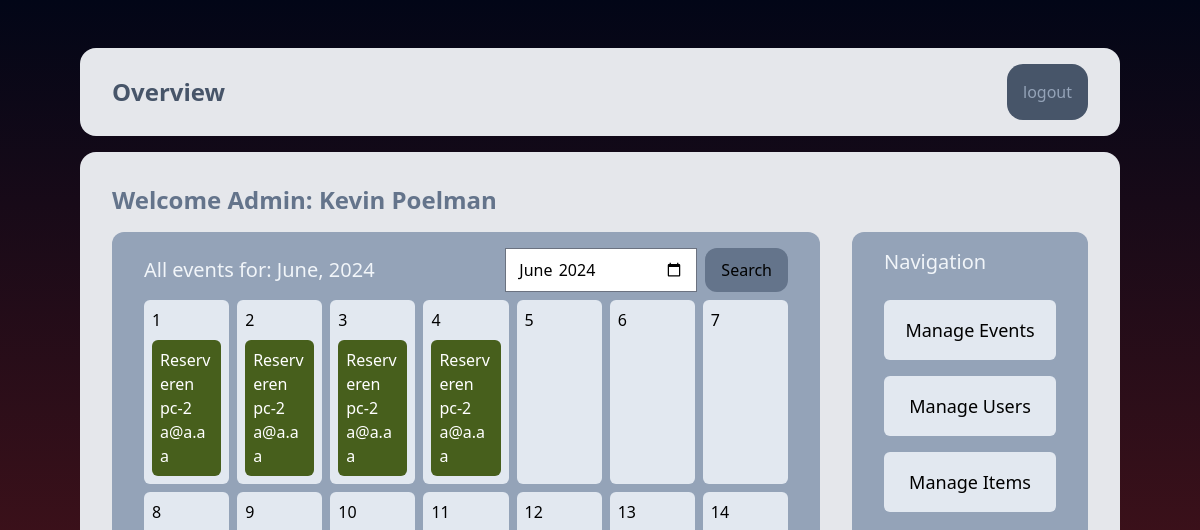
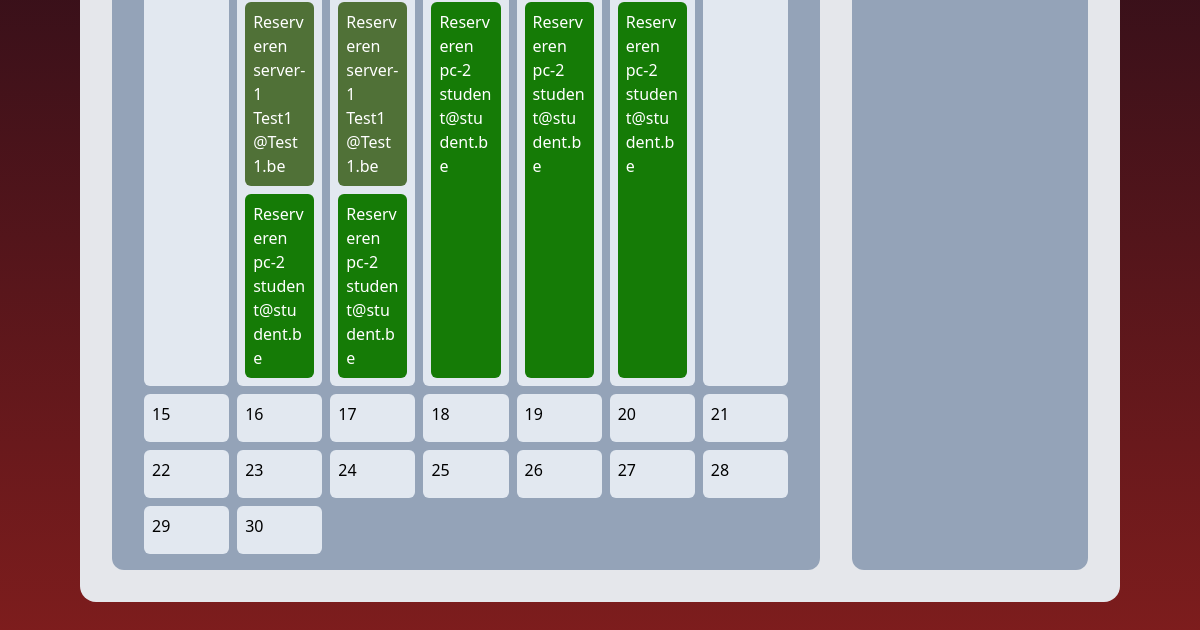
Before: /overview (signed in) with the older database file (2 pictures, top to bottom).
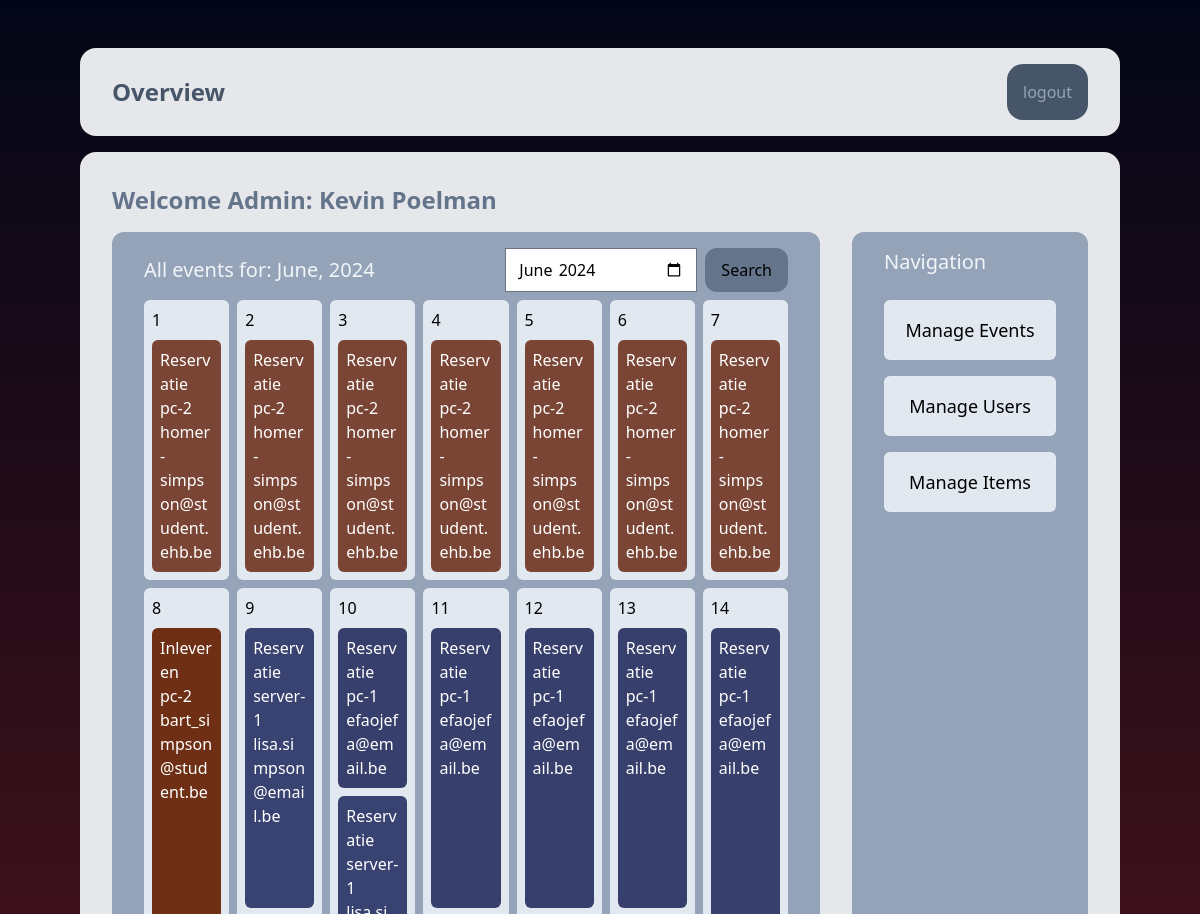
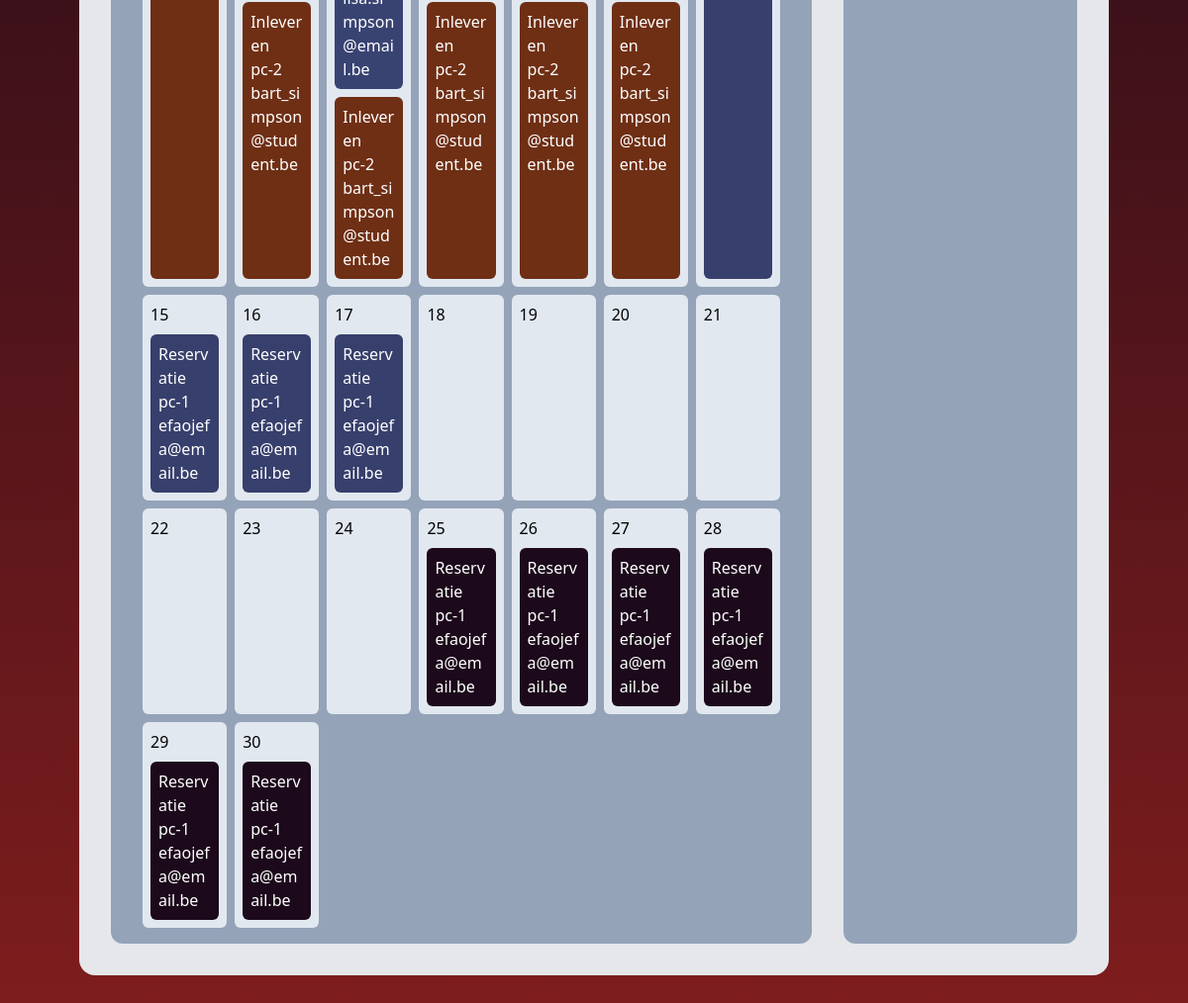
After: the same page with the newer database file (2 pictures, top to bottom).
### app/models.py (models this page shows, shortened)
class CalendarEvent(models.Model):
    calendarid = models.ForeignKey(Calendar, on_delete=models.CASCADE)
    eventid = models.ForeignKey(Event, on_delete=models.CASCADE)
    def __str__(self):
        return f"Calenderid: {self.calendarid} Event: {self.eventid}, CalendarEvent ID: {self.id}"

class Event(models.Model):
    eventType = models.ForeignKey(EventType, on_delete=models.CASCADE)
    itemid = models.ForeignKey(Item, on_delete=models.CASCADE)
    start = models.DateField()
    end = models.DateField()
    def __str__(self):
        return f"Event: {self.eventType.type}, Item ID: {self.itemid.naam}, Start: {self.start}, End: {self.end}, Event ID: {self.id}"

class EventType(models.Model):
    type = models.CharField(max_length=255, unique=True)

class Item(models.Model):
    itemTypeID = models.ForeignKey(ItemType, on_delete=models.CASCADE)
    naam = models.CharField(max_length=255, unique=True)
    beschrijving = models.CharField(max_length=255)

class Calendar(models.Model):
    userid = models.ForeignKey(User, on_delete=models.CASCADE)
    description = models.CharField(max_length=255)
    def __str__(self):
        return f"{self.description}, Calendar ID: {self.id}"

### app/views.py (the view)
# urls.py: path('overview', views.overview, name="overview"),
def overview(request):
    if not request.user.is_authenticated:
        return render(request, 'app/overview.html')
    now=datetime.now()
    time = now.strftime("%Y-%m")
    chosen_month_and_year = ""
    if request.method == "POST":
        time = request.POST.get('time')
        timeDateTime = datetime.strptime(str(time), "%Y-%m")
        chosen_month = timeDateTime.month
        chosen_year = timeDateTime.year
        chosen_month_and_year = {'month': chosen_month, 'year': chosen_year}
    if request.user.is_staff:
        all_calendar_events = CalendarEvent.objects.all()
        print("user is staff")
    else:
        print(request.user)
        user = get_object_or_404(User, username=request.user)
        calendar = get_object_or_404(Calendar, userid=user)
        all_calendar_events = CalendarEvent.objects.filter(calendarid=calendar)
    processed_calendar = process_calendar(chosen_month_and_year)
    chosen_month = processed_calendar.get('chosen_month')
    processed_calendar.get('chosen_months_year')
    chosen_month_to_text = processed_calendar.get('chosen_month_to_text')
    chosen_months_year_to_text = processed_calendar.get('chosen_months_year_to_text')
    days_in_chosen_month = processed_calendar.get('days_in_chosen_month')
    days_in_chosen_month_as_set = processed_calendar.get('days_in_chosen_month_as_set')
    calendar_event_dictionary = {}
    for calendar_event in all_calendar_events:
        start_date_time_object_of_calendar_event = datetime.strptime(str(calendar_event.eventid.start), "%Y-%m-%d")
        end_date_time_object_of_calendar_event = datetime.strptime(str(calendar_event.eventid.end), "%Y-%m-%d")
        calendar_event_start_month = start_date_time_object_of_calendar_event.month
        calendar_event_end_month = end_date_time_object_of_calendar_event.month
        start_day = int(start_date_time_object_of_calendar_event.day)
        end_day = int(end_date_time_object_of_calendar_event.day)
        if calendar_event_start_month == chosen_month and calendar_event_end_month == chosen_month:
            event_days_as_set = set(range(start_day, end_day + 1))
        elif calendar_event_start_month == chosen_month and calendar_event_end_month > chosen_month:
            event_days_as_set = set(range(start_day, days_in_chosen_month + 1))
        elif calendar_event_start_month < chosen_month and calendar_event_end_month == chosen_month:
            event_days_as_set = set(range(1, end_day + 1))
        elif calendar_event_start_month < chosen_month and calendar_event_end_month > chosen_month:
            event_days_as_set = set(range(1, days_in_chosen_month + 1))
        else:
            event_days_as_set = {}
        rgb = hash_to_rgb(calendar_event, "dark", 34, 21, 45)
        calendar_event_dictionary[calendar_event] = {'event_days_as_set': event_days_as_set, 'rgb': rgb}
    print(calendar_event_dictionary)
    return render(request, 'app/overview.html', {
        'time': time,
        "calendar_event_dictionary": calendar_event_dictionary,
        "days_in_chosen_month_as_set": days_in_chosen_month_as_set,
        "chosen_month_to_text":chosen_month_to_text,
        "chosen_months_year_to_text": chosen_months_year_to_text
        })

### app/templates/app/overview.html (shortened to what the changed rows need)
{% extends "app/base.html" %}
{% block body %}
    {% if request.user.is_authenticated %}
        <div class="grid grid-rows-[auto_1fr] gap-4 min-h-screen p-4 sm:mx-16">
            <div class="grid items-center bg-gray-200 rounded-2xl mt-8 px-4 py-4 sm:px-8 sm:py-4 grid-cols-[1fr_auto]">
                <h1 class="font-bold text-2xl text-slate-600">Overview</h1>
            </div>
            <div class="grid bg-gray-200 rounded-2xl p-4 sm:p-8 mb-8 grid-cols-1 {% if request.user.is_staff %} sm:grid-cols-[3fr_1fr] gap-4 sm:gap-x-8{% endif%} grid-rows-[auto_1fr]">
                <h1 class="sm:col-span-2 font-bold text-2xl text-slate-500">Welcome {% if request.user.is_staff %}Admin:  {% else %}Student: {% endif%} {{request.user.first_name}} {{request.user.last_name}}</h1>
                <div class="flex bg-slate-400 rounded-xl flex-col px-8 py-4 gap-2">
                    <div class="flex place-content-between place-items-center min-h-11">
                        <h2 class="text-xl text-slate-100 font-medium">
                            {% if chosen_month_to_text %}
                                All events for: {{chosen_month_to_text}},
                            {% endif %}
                            {% if chosen_month_to_text %}
                                {{chosen_months_year_to_text}}
                            {% endif %}
                        </h2>
                    </div>
                    <div class="grid content-stretch">
                        <div id="week" class="grid grid-cols-7 gap-2">
                            {% for i in days_in_chosen_month_as_set %}
                                <div class=" bg-slate-200 rounded-md p-2">
                                    <div class="flex h-full flex-col">
                                    <p class="pb-2">{{i}}</p>
                                        <div class="flex flex-col-reverse gap-2 h-full">
                                            {% for event, days_and_color in calendar_event_dictionary.items %}
                                            {% if i in days_and_color.event_days_as_set %}
                                                <div class="p-2 rounded-md text-white h-full break-words" style="background-color: rgb({{days_and_color.rgb.r}}, {{days_and_color.rgb.g}}, {{days_and_color.rgb.b}});">
                                                    <p>{{ event.eventid.eventType.type }}</p>
                                                    <p>{{ event.eventid.itemid.naam }}</p>
                                                    <p>{{ event.calendarid.userid.username }}</p>
                                                </div>
                                            {% endif %}
                                        {% endfor %}
                                        </div>
                                    </div>
                                </div>
                            {% endfor %}
                        </div>
                    </div>
                </div>
                {% if request.user.is_staff %}
                <div class="flex bg-slate-400 rounded-xl p-4 sm:px-8 sm:py-4 gap-2 flex-col">
                    <h2 class="text-xl text-slate-100 font-medium min-h-11">Navigation</h2>
                </div>
                {% endif %}
            </div>
        </div>
    {% endif %}
{% endblock %}

Changed rows visible on the page:
now on one of the page's lists (row unchanged): CalendarEvent: eventid.eventType.type "Reservatie", eventid.itemid.naam "pc-2", calendarid.userid.username "homer-simpson@student.ehb.be"
changed through a linked row, CalendarEvent: eventid.eventType.type "Reserveren" → "Reservatie"; calendarid.userid.username "a@a.aa" → "homer-simpson@student.ehb.be"
now on one of the page's lists (row unchanged): CalendarEvent: eventid.eventType.type "Inleveren", eventid.itemid.naam "pc-2", calendarid.userid.username "bart_simpson@student.be"
changed through a linked row, CalendarEvent: eventid.eventType.type "Reserveren" → "Inleveren"; calendarid.userid.username "student@student.be" → "bart_simpson@student.be"
changed through a linked row, CalendarEvent "server-1": eventid.eventType.type "Reserveren" → "Reservatie"; calendarid.userid.username "Test1@Test1.be" → "lisa.simpson@email.be"
added CalendarEvent: eventid.eventType.type "Reservatie", eventid.itemid.naam "pc-1", calendarid.userid.username "efaojefa@email.be"
added CalendarEvent: eventid.eventType.type "Reservatie", eventid.itemid.naam "pc-1", calendarid.userid.username "efaojefa@email.be"
